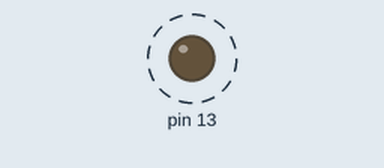
Simulated run of this sketch. Board: Arduino Uno, built with avr-gcc and run on an emulated ATmega328P. On the bench: output pins drawn as LEDs (lit = HIGH). Dashed ring = blinking.

Above: at 0.6 s.
Timing chart, 0 to 3.0 s (numbered marks = the images above):
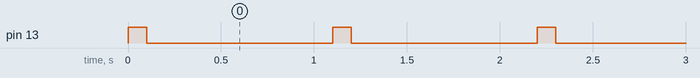

The sketch:

6-2.ino
```cpp
// (licence header left out)
unsigned long on_delay = 100;
unsigned long off_delay = 1000;

extern "C" {
  __attribute__((used)) void asm_delay(unsigned long d)
  {
    delay(d);
  }
}

void setup() {
}

void loop() {
  asm volatile (
    // Turn debug LED on
    "sbi %0, %2       \n\t"
    "sbi %1, %3       \n\t"

    // Wait 100 ms
    "mov r22, %A4     \n\t"
    "mov r23, %B4     \n\t"
    "mov r24, %C4     \n\t"
    "mov r25, %D4     \n\t"
    "call asm_delay   \n\t"

    // Turn debug LED off
    "cbi %1, %3       \n\t"

    // Wait 1000 ms
    "mov r22, %A5     \n\t"
    "mov r23, %B5     \n\t"
    "mov r24, %C5     \n\t"
    "mov r25, %D5     \n\t"
    "call asm_delay   \n\t"
    :
    : "I" (_SFR_IO_ADDR(DDRB)), "I" (_SFR_IO_ADDR(PORTB)), "I" (DDB5), "I" (PB5), "r" (on_delay), "r" (off_delay)
    : "r22", "r23", "r24", "r25"
  );
}
```

Measured:
- by itself, pin 13: alternates HIGH for 0.10 s and LOW for 1.0 s
